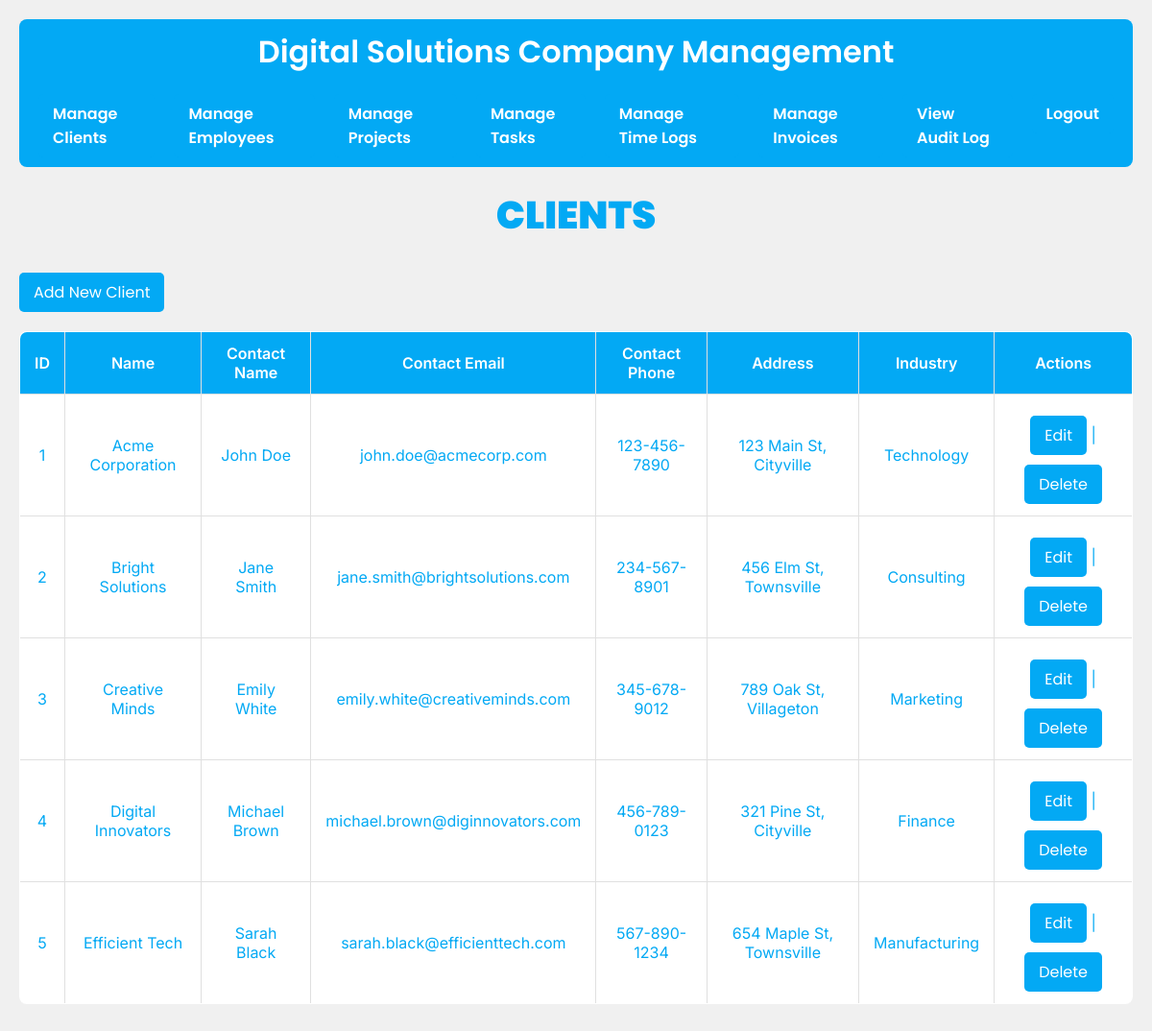
The app's page /clients.php (signed in) with its own data.
### tables this page shows
CREATE TABLE Clients (
    client_id INT PRIMARY KEY AUTO_INCREMENT,
    name VARCHAR(255) NOT NULL,
    contact_name VARCHAR(255),
    contact_email VARCHAR(255),
    contact_phone VARCHAR(20),
    address VARCHAR(255),
    industry VARCHAR(100)
);

### clients.php (the view, shortened to what this page needs)
<?php
include 'core/dbConfig.php';
$query = $pdo->query("SELECT * FROM clients");
$clients = $query->fetchAll(PDO::FETCH_ASSOC);
?>
<!DOCTYPE html>
<html lang="en">
<head>
    <link rel="stylesheet" href="style.css">
</head>
<body>
    <nav>
        <h1>Digital Solutions Company Management</h1>
        <ul>
            <li><a href="clients.php">Manage Clients</a></li>
            <li><a href="employees.php">Manage Employees</a></li>
            <li><a href="projects.php">Manage Projects</a></li>
            <li><a href="tasks.php">Manage Tasks</a></li>
            <li><a href="timelogs.php">Manage Time Logs</a></li>
            <li><a href="invoices.php">Manage Invoices</a></li>
            <li><a href="auditLog.php">View Audit Log</a></li>
            <li><a href="logout.php">Logout</a></li>
        </ul>
    </nav>
    <h2>CLIENTS</h2>
    <a href="addClient.php">Add New Client</a>
    <table border="1">
        <tr>
            <th>ID</th>
            <th>Name</th>
            <th>Contact Name</th>
            <th>Contact Email</th>
            <th>Contact Phone</th>
            <th>Address</th>
            <th>Industry</th>
            <th>Actions</th>
        </tr>
        <?php foreach ($clients as $client): ?>
        <tr>
            <td><?= $client['client_id']; ?></td>
            <td><?= $client['name']; ?></td>
            <td><?= $client['contact_name']; ?></td>
            <td><?= $client['contact_email']; ?></td>
            <td><?= $client['contact_phone']; ?></td>
            <td><?= $client['address']; ?></td>
            <td><?= $client['industry']; ?></td>
            <td>
                <a href="editClient.php?id=<?= $client['client_id']; ?>">Edit</a> |
                <a href="delClient.php?id=<?= $client['client_id']; ?>" onclick="return confirmDeletion()">Delete</a>
            </td>
        </tr>
        <?php endforeach; ?>
    </table>
</body>
</html>

### style.css (style rules this page uses)
* { margin: 0; padding: 0; box-sizing: border-box; font-family: "Inter", sans-serif; }
:root { --sky-blue: #03a9f4; --light-green: #a1eebd; --white: #ffffff; --gray: #f0f0f0; --border-color: #e0e0e0; }
body { background-color: var(--gray); color: var(--sky-blue); padding: 20px; font-family: "Inter", sans-serif; }
h1, h2 { color: var(--sky-blue); text-align: center; font-family: "Poppins", sans-serif; }
h1 { font-size: 2em; font-weight: 600; margin-bottom: 10px; }
h2 { font-size: 2.5em; font-weight: 900; margin-bottom: 20px; }
nav { background-color: var(--sky-blue); padding: 10px; border-radius: 8px; margin-bottom: 20px; }
nav ul { list-style: none; display: flex; justify-content: center; }
nav ul li { margin: 0 10px; }
nav ul li a { color: var(--white); text-decoration: none; font-weight: 600; }
nav h1 { color: #ffffff; }
table { width: 100%; border-collapse: collapse; margin: 20px 0; background-color: var(--white); border-radius: 8px; overflow: hidden; }
table, th, td { border: 1px solid var(--border-color); }
th, td { padding: 12px 15px; text-align: center; color: var(#000000); font-family: "Inter", sans-serif; }
th { background-color: var(--sky-blue); color: var(--white); font-weight: 600; }
tr:nth-child(even) { background-color: var(--white); }
a, button { display: inline-block; background-color: var(--sky-blue); color: var(--white); padding: 8px 15px; border-radius: 5px; text-decoration: none; margin-top: 10px; font-family: "Poppins", sans-serif; font-weight: 400; }

### records on screen
clients: client_id "1", name "Acme Corporation", contact_name "John Doe", contact_email "john.doe@acmecorp.com", contact_phone "123-456-7890", address "123 Main St, Cityville", industry "Technology"
clients: client_id "2", name "Bright Solutions", contact_name "Jane Smith", contact_email "jane.smith@brightsolutions.com", contact_phone "234-567-8901", address "456 Elm St, Townsville", industry "Consulting"
clients: client_id "3", name "Creative Minds", contact_name "Emily White", contact_email "emily.white@creativeminds.com", contact_phone "345-678-9012", address "789 Oak St, Villageton", industry "Marketing"
clients: client_id "4", name "Digital Innovators", contact_name "Michael Brown", contact_email "michael.brown@diginnovators.com", contact_phone "456-789-0123", address "321 Pine St, Cityville", industry "Finance"
clients: client_id "5", name "Efficient Tech", contact_name "Sarah Black", contact_email "sarah.black@efficienttech.com", contact_phone "567-890-1234", address "654 Maple St, Townsville", industry "Manufacturing"
